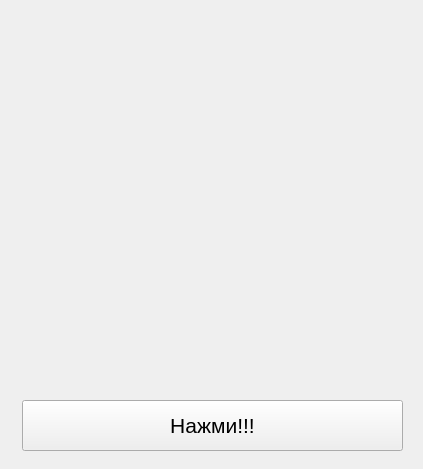
<?xml version="1.0" encoding="UTF-8"?>
<ui version="4.0">
 <class>Form</class>
 <widget class="QWidget" name="Form">
  <property name="geometry">
   <rect>
    <x>0</x>
    <y>0</y>
    <width>423</width>
    <height>469</height>
   </rect>
  </property>
  <property name="windowTitle">
   <string>Form</string>
  </property>
  <widget class="QPushButton" name="pushButton">
   <property name="geometry">
    <rect>
     <x>22</x>
     <y>400</y>
     <width>381</width>
     <height>51</height>
    </rect>
   </property>
   <property name="font">
    <font>
     <pointsize>16</pointsize>
    </font>
   </property>
   <property name="text">
    <string>Нажми!!!</string>
   </property>
  </widget>
 </widget>
 <resources/>
 <connections/>
</ui>
